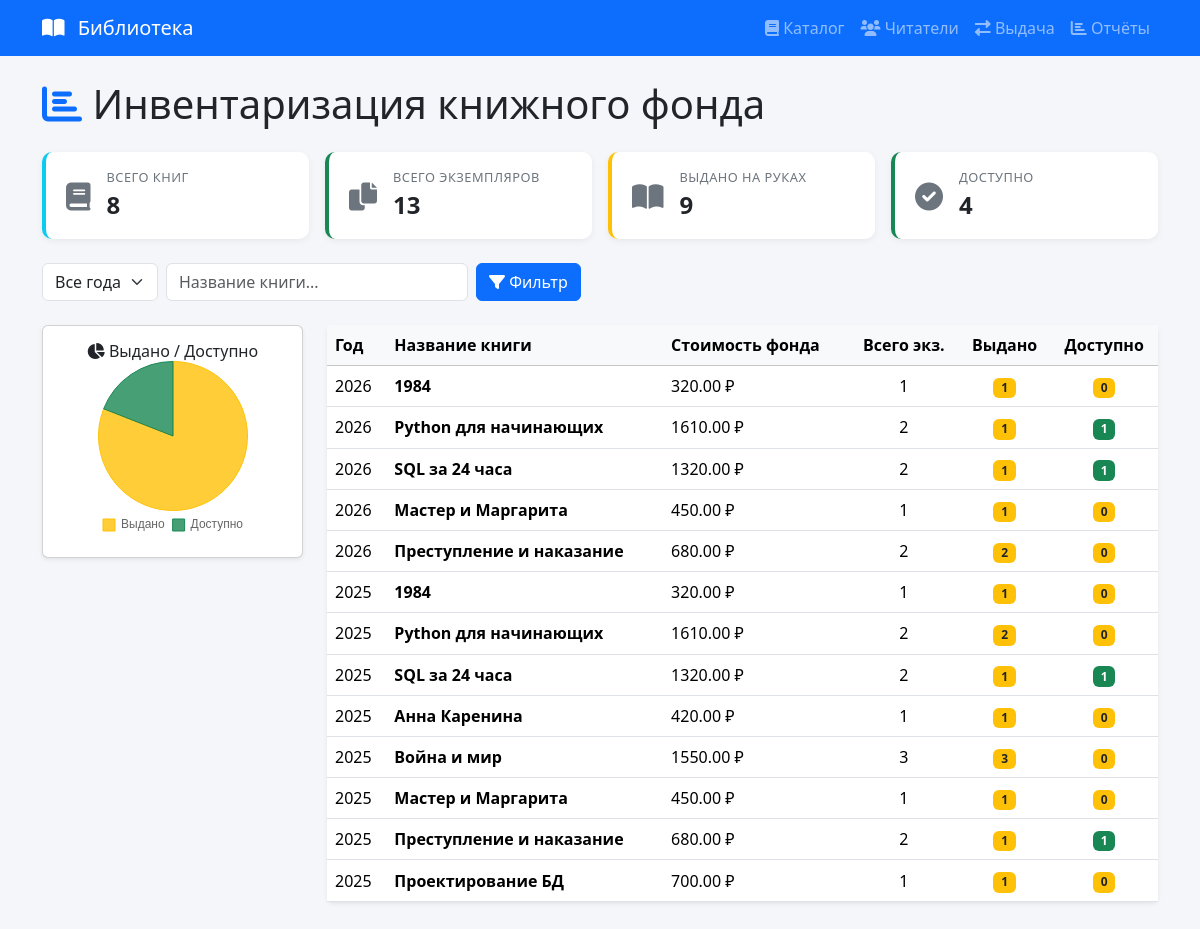
Screenshot of /report with the database file from the repository.
### tables this page shows
CREATE TABLE book (
    id_book INTEGER PRIMARY KEY AUTOINCREMENT,
    title TEXT NOT NULL,
    pages INTEGER,
    id_publisher INTEGER NOT NULL,
    FOREIGN KEY (id_publisher) REFERENCES publisher(id_publisher)
);

### main.py (the view)
@app.route('/report')
def report():
    conn = get_db()
    year_filter = request.args.get('year', '')
    book_filter = request.args.get('book', '').strip()
    query = """
        SELECT year, book_name, total_value,
               total_instances, issued_instances,
               (total_instances - issued_instances) AS available_instances
        FROM report_inventory
        WHERE 1=1
    """
    params = []
    if year_filter:
        query += " AND year = ?"
        params.append(year_filter)
    if book_filter:
        query += " AND book_name LIKE ?"
        params.append(f'%{book_filter}%')
    query += " ORDER BY year DESC, book_name"
    rows = conn.execute(query, params).fetchall()
    years = [r['year'] for r in conn.execute(
        "SELECT DISTINCT year FROM report_inventory ORDER BY year DESC"
    ).fetchall()]
    total_books = conn.execute("SELECT COUNT(*) AS cnt FROM book").fetchone()['cnt']
    total_instances_sum = conn.execute("SELECT COUNT(*) AS cnt FROM book_instance").fetchone()['cnt']
    issued_sum = conn.execute("SELECT COUNT(*) AS cnt FROM issue WHERE return_date IS NULL").fetchone()['cnt']
    conn.close()
    pie_issued = sum(r['issued_instances'] for r in rows)
    pie_available = sum(r['total_instances'] - r['issued_instances'] for r in rows)
    return render_template('report.html', rows=rows,
                           year_filter=year_filter, book_filter=book_filter,
                           years=years,
                           total_books=total_books,
                           total_instances_sum=total_instances_sum,
                           issued_sum=issued_sum,
                           chart_labels=[r['book_name'] for r in rows],
                           chart_issued=[r['issued_instances'] for r in rows],
                           chart_available=[r['available_instances'] for r in rows],
                           pie_issued=pie_issued,
                           pie_available=pie_available)

### main.py (called while the page is built)
def get_db():
    conn = sqlite3.connect(DB_PATH)
    conn.row_factory = sqlite3.Row
    conn.execute("PRAGMA foreign_keys = ON")
    return conn

### templates/report.html (shortened to what this page needs)
{% extends "base.html" %}
{% block content %}
<h1 class="mb-4"><i class="fas fa-chart-bar text-primary"></i> Инвентаризация книжного фонда</h1>
<div class="summary-cards">
    <div class="summary-card border-start-info">
        <div class="summary-icon"><i class="fas fa-book"></i></div>
        <div><span class="summary-label">Всего книг</span><span class="summary-value">{{ total_books }}</span></div>
    </div>
    <div class="summary-card border-start-success">
        <div class="summary-icon"><i class="fas fa-copy"></i></div>
        <div><span class="summary-label">Всего экземпляров</span><span class="summary-value">{{ total_instances_sum }}</span></div>
    </div>
    <div class="summary-card border-start-warning">
        <div class="summary-icon"><i class="fas fa-book-open"></i></div>
        <div><span class="summary-label">Выдано на руках</span><span class="summary-value">{{ issued_sum }}</span></div>
    </div>
    <div class="summary-card border-start-success">
        <div class="summary-icon"><i class="fas fa-check-circle"></i></div>
        <div><span class="summary-label">Доступно</span><span class="summary-value">{{ total_instances_sum - issued_sum }}</span></div>
    </div>
</div>
<div class="row mb-4">
    <div class="col-md-8">
        <form method="GET" class="row g-2">
            <div class="col-auto">
                <select name="year" class="form-select" onchange="this.form.submit()">
                    <option value="">Все года</option>
                </select>
            </div>
            <div class="col-md-5">
                <input type="text" name="book" placeholder="Название книги..." value="{{ book_filter }}" class="form-control">
            </div>
            <div class="col-auto">
                <button class="btn btn-primary" type="submit"><i class="fas fa-filter"></i> Фильтр</button>
            </div>
        </form>
    </div>
</div>
{% if rows %}
<div class="row mb-4 align-items-start">
    <div class="col-md-3">
        <div class="card shadow-sm">
            <div class="card-body text-center">
                <h6 class="card-title mb-0"><i class="fas fa-chart-pie"></i> Выдано / Доступно</h6>
                <canvas id="chartReport" width="180" height="180" style="max-width:180px;margin:0 auto"></canvas>
            </div>
        </div>
    </div>
    <div class="col-md-9">
    <table class="table table-hover align-middle bg-white rounded shadow-sm">
        <thead class="table-light">
            <tr>
                <th>Год</th>
                <th>Название книги</th>
                <th>Стоимость фонда</th>
                <th class="text-center">Всего экз.</th>
                <th class="text-center">Выдано</th>
                <th class="text-center">Доступно</th>
            </tr>
        </thead>
        <tbody>
            {% for r in rows %}
            <tr>
                <td>{{ r.year }}</td>
                <td><strong>{{ r.book_name }}</strong></td>
                <td>{{ "%.2f"|format(r.total_value) }} ₽</td>
                <td class="text-center">{{ r.total_instances }}</td>
                <td class="text-center">
                    <span class="badge {{ 'bg-warning text-dark' if r.issued_instances > 0 else 'bg-success' }}">
                        {{ r.issued_instances }}
                    </span>
                </td>
                <td class="text-center">
                    <span class="badge {{ 'bg-success' if r.available_instances > 0 else 'bg-warning text-dark' }}">
                        {{ r.available_instances }}
                    </span>
                </td>
            </tr>
            {% endfor %}
        </tbody>
    </table>
</div>
</div>
{% else %}
<div class="empty-state">
    <i class="fas fa-chart-bar fa-3x"></i>
    <p class="text-muted">Данные отчёта отсутствуют</p>
</div>
{% endif %}
{% endblock %}
{% block scripts %}
{% if rows %}
<script>
const ctx = document.getElementById('chartReport').getContext('2d');
new Chart(ctx, {
    type: 'pie',
    data: {
        labels: ['Выдано', 'Доступно'],
        datasets: [{
            data: [{{ pie_issued }}, {{ pie_available }}],
            backgroundColor: ['rgba(255, 193, 7, 0.8)', 'rgba(25, 135, 84, 0.8)'],
            borderColor: ['rgba(255, 193, 7, 1)', 'rgba(25, 135, 84, 1)'],
            borderWidth: 1
        }]
    },
    options: {
        responsive: true,
        maintainAspectRatio: true,
        plugins: {
            legend: { position: 'bottom', labels: { boxWidth: 12, padding: 8 } }
        }
    }
});
</script>
{% endif %}
{% endblock %}

### templates/base.html (style rules this page uses)
body { background: #f5f6fa; }
.summary-cards { display: flex; gap: 1rem; flex-wrap: wrap; margin-bottom: 1.5rem; }
.summary-card { flex: 1; min-width: 160px; background: #fff; border-radius: 10px; padding: 1rem 1.25rem; box-shadow: 0 2px 6px rgba(0,0,0,.06); display: flex; align-items: center; gap: 1rem; }
.summary-card.border-start-warning { border-left: 4px solid #ffc107; }
.summary-card.border-start-success { border-left: 4px solid #198754; }
.summary-card.border-start-info { border-left: 4px solid #0dcaf0; }
.summary-icon { font-size: 1.75rem; color: #6c757d; }
.summary-label { display: block; font-size: .8rem; color: #6c757d; text-transform: uppercase; letter-spacing: .5px; }
.summary-value { font-size: 1.5rem; font-weight: 700; }

### rows the page displays
book: year "2026", book_name "1984", total_value "320.00", total_instances "1", issued_instances "1", available_instances "0", year "2025"
book: year "2026", book_name "Мастер и Маргарита", total_value "450.00", total_instances "1", issued_instances "1", available_instances "0", year "2025"
book: year "2026", book_name "Преступление и наказание", total_value "680.00", total_instances "2", issued_instances "2", available_instances "0", year "2025", issued_instances "1", available_instances "1"
book: year "2025", book_name "Python для начинающих", total_value "1610.00", total_instances "2", issued_instances "2", available_instances "0"
book: year "2025", book_name "Анна Каренина", total_value "420.00", total_instances "1", issued_instances "1", available_instances "0"
book: year "2025", book_name "Война и мир", total_value "1550.00", total_instances "3", issued_instances "3", available_instances "0"
book: year "2025", book_name "Проектирование БД", total_value "700.00", total_instances "1", issued_instances "1", available_instances "0"

### other values shown
{{ total_books }} "8"
{{ total_instances_sum }} "13"
{{ issued_sum }} "9"
{{ total_instances_sum - issued_sum }} "4"
{{ r.year }} "2026" "2026" "2025"
{{ r.book_name }} "Python для начинающих" "SQL за 24 часа" "SQL за 24 часа"
{{ "%.2f"|format(r.total_value) }} "1610.00" "1320.00" "1320.00"
{{ r.total_instances }} "2" "2" "2"
{{ r.issued_instances }} "1" "1" "1"
{{ r.available_instances }} "1" "1" "1"
chart data {{ pie_issued }} 17
chart data {{ pie_available }} 4
